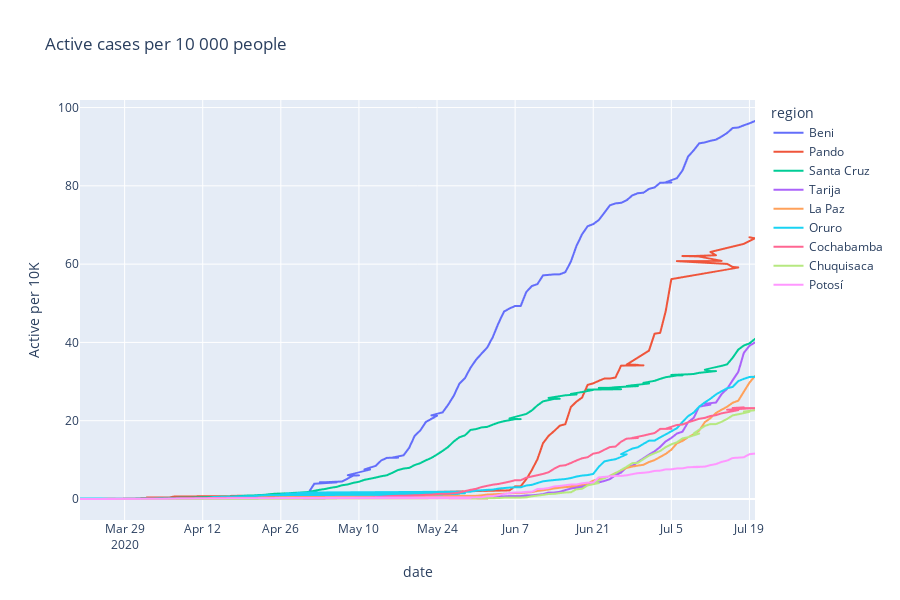

The code cell stored with this chart in its notebook:
### Code cell
temp = df.groupby(['date', 'region'])['active_per_10k'].max().reset_index()
temp = temp.sort_values(['active_per_10k', 'date'], ascending=False)

fig = px.line(temp, x="date", y="active_per_10k", color='region', title='Active cases per 10 000 people', height=600)
fig.update_layout(yaxis_title='Active per 10K')
